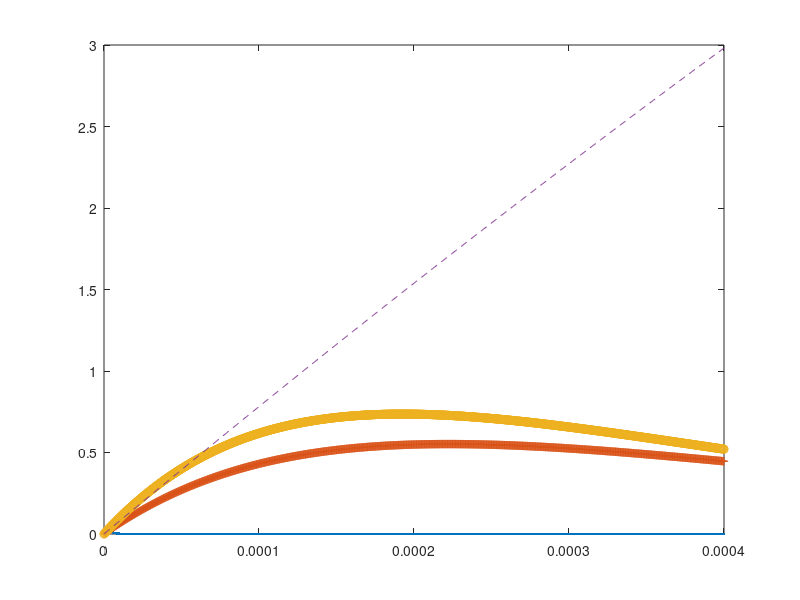

Recreate this plot in MATLAB.
Tg = 55; %us
M = 2; % 2 bands
Bc = 540; % chirp bandwidth: 540MHz
d = 1000; %m
c = 300; % m/us
fH = 10; % MHz
h= 12; %MHz/us
L = 200;
L0 = 15; % for UAFH
N = 450;
X = 10; % number of targets
p0 = 0.033; % p0 for UAPC
p0_2 = 0.03; % p0 for UAFHPC
%% for UARFDM
r0_ua = 170;  
pn = 0.221;
% 3.12MHz -> n0 =140 -> r0 =60, pn = 0.221
% 5.12MHz -> n0 =230 -> r0 =170, pn = 0.221
% 8.12MHz -> n0 =365 -> r0 =435, pn = 0.221
%% for UAFH
r0fh = 100;  
% 3.12MHz -> n0 =140 -> r0 =40
% 5.12MHz -> n0 =230 -> r0 =100
% 8.12MHz -> n0 =365 -> r0 =265
%% for UARFDMPC
r0_pc = 130;
% 3.12MHz -> n0 =140 -> r0 =40
% 5.12MHz -> n0 =230 -> r0 =130
% 8.12MHz -> n0 =365 -> r0 =265
%% for UAFHPC
r0_fhpc = 85;
% 3.12MHz -> n0 =140 -> r0 =25
% 5.12MHz -> n0 =230 -> r0 =85
% 8.12MHz -> n0 =365 -> r0 =200
%% closed-form mis-detection probability
lambdaPmdUARFDM = [];
lambdaPmdUAFH = [];
lambdaPmdUARFDMPC = [];
lambdaPmdUAFHPC = [];
maxMisDetProb = 0.4/10^3;
for prob = 0:0.4*10^(-6):maxMisDetProb
    lambdaPmdUA_temp = -log(1-prob)*N*Tg*M*h/fH/(1-(1-1/N * pn)^X)/r0_ua/2;
    lambdaPmdUARFDM = [lambdaPmdUARFDM, lambdaPmdUA_temp];
end
for prob = 0:4*10^(-7):maxMisDetProb
    lambdaPmdUAFH_temp = -log(1-prob)*N*Tg*h/fH/(1-(1-1/N)^X)/r0fh/2;
    lambdaPmdUAFH = [lambdaPmdUAFH, lambdaPmdUAFH_temp];
end
for prob = 0:4*10^(-7):maxMisDetProb
    lambdaPmdUAPC_temp = -log(1-prob)*N*Tg*M*h/fH/(1-(1-1/N)^X)/r0_pc/2;
    lambdaPmdUARFDMPC = [lambdaPmdUARFDMPC, lambdaPmdUAPC_temp];
end
for prob = 0:4*10^(-7):maxMisDetProb
    lambdaPmdUAFHPC_temp = -log(1-prob)*N*Tg*h/fH/(1-(1-1/N)^X)/r0_fhpc/2;
    lambdaPmdUAFHPC = [lambdaPmdUAFHPC, lambdaPmdUAFHPC_temp];
end
%% Capacity
CUARFDM = lambdaPmdUARFDM.* exp(-2*d*lambdaPmdUARFDM*fH/h/Tg/M);
CUAFH = lambdaPmdUAFH.* exp(-2*d*lambdaPmdUAFH*fH/h/Tg*(1-(1-1/N)^X));
CUARFDMPC = lambdaPmdUARFDMPC.* exp(-2*d*lambdaPmdUARFDMPC*fH/h/Tg/M*p0);
CUAFHPC = lambdaPmdUAFHPC.* exp(-2*d*lambdaPmdUAFHPC*fH/h/Tg*p0_2*(1-(1-1/N)^X));
%% Plot
plot([0:0.4*10^(-6):maxMisDetProb],CUARFDM,'.',[0:4*10^(-7):maxMisDetProb],CUAFH,'+',[0:4*10^(-7):maxMisDetProb],CUARFDMPC,'o',[0:4*10^(-7):maxMisDetProb],CUAFHPC,'--')